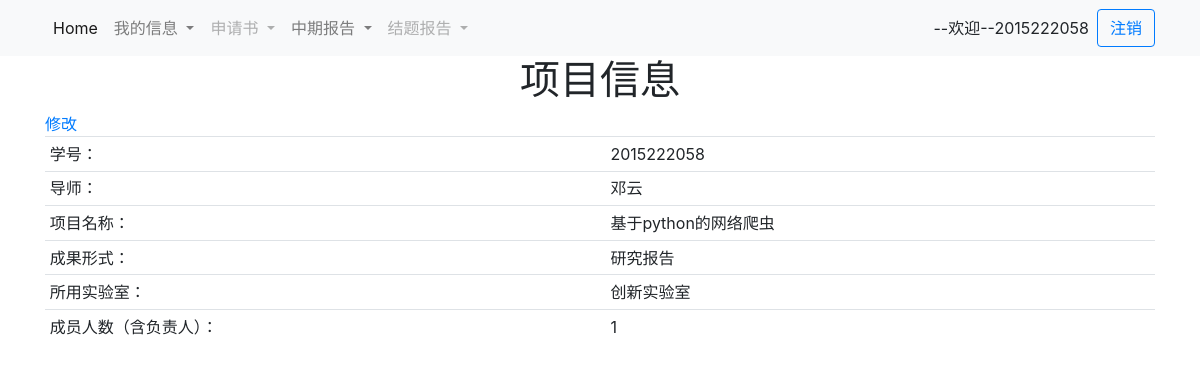
Page /account/my-pro-information/ (signed in) on the committed database.
### account/models.py (models this page shows, shortened)
class UserProInfo(models.Model):
    user = models.ForeignKey(User)
    pro_name = models.CharField(max_length=255, blank=True, null=True, default='')
    tutor = models.CharField(max_length=255, blank=True, null=True, default='')
    result_type = models.CharField(max_length=255, blank=True, null=True, default='')
    lab = models.CharField(max_length=255, blank=True, null=True, default='')
    mem_num = models.CharField(max_length=255, blank=True, null=True, default='')
    apply_year = models.CharField(max_length=255, blank=True, null=True, default='') #该项目申请年份
    apply_status = models.CharField(max_length=255, blank=True, null=True, default='') #申请报告提交情况
    middle_status = models.CharField(max_length=255, blank=True, null=True, default='') #中期报告提交情况
    conclude_status = models.CharField(max_length=255, blank=True, null=True, default='') #结题报告提交情况
    file_status = models.CharField(max_length=255, blank=True, null=True, default='') #其他文件提交情况
    comment = models.CharField(max_length=255, blank=True, null=True, default='')  # 项目评价

### account/decorators.py (the view)
    def wrapper(*args,**kwargs):
        for a in args:
            if isinstance(a,WSGIRequest):
                user = a.user
                user_obj = User.objects.get(username=user.username)
                status_obj = Status.objects.all()[0]
                apply_year = (status_obj.apply_year).split("-")[0]
                if not UserProInfo.objects.filter(user=user_obj,apply_year=apply_year):
                    return HttpResponseRedirect(reverse('account:account_index'))
        return func(*args,**kwargs)

### account/views.py (called while the page is built)
def get_apply_year():
    status_obj = Status.objects.all()[0]
    apply_year = (status_obj.apply_year).split("-")[0]
    return apply_year

@login_required(login_url='/account/login/')
@home_required
def user_pro_info(request):
    user = User.objects.get(username=request.user.username)
    userproinfo = UserProInfo.objects.get(user=user, apply_year=get_apply_year())
    return render(request, "account/proinfo.html", {"user": user, "userproinfo": userproinfo})

### templates/account/proinfo.html (shortened to what this page needs)
{% extends 'base.html' %}
{% block content %}
    <h1 class="text-center">项目信息</h1>
    <a id="modify" class="text-center" href="{% url 'account:edit_my_pro_information' %}">修改</a>
    <table class="table table-sm">
        <tr>
            <td>学号：</td>
            <td>{{ user.username }}</td>
        </tr>
        <tr>
            <td>导师：</td>
            <td>{{ userproinfo.tutor }}</td>
        </tr>
        <tr>
            <td>项目名称：</td>
            <td>{{ userproinfo.pro_name }}</td>
        </tr>
        <tr>
            <td>成果形式：</td>
            <td>{{ userproinfo.result_type }}</td>
        </tr>
        <tr>
            <td>所用实验室：</td>
            <td>{{ userproinfo.lab }}</td>
        </tr>
        <tr>
            <td>成员人数（含负责人）：</td>
            <td>{{ userproinfo.mem_num }}</td>
        </tr>
    </table>
{% endblock %}

### templates/base.html (shortened to what this page needs)
<!DOCTYPE html>
<html lang="en">
<head>
    <link rel="stylesheet" href="/static/Bootstrap/css/bootstrap.css">
</head>
<body>
{% block nav %}
    <nav class="navbar navbar-expand-lg navbar-light bg-light navbar-fixed-top">
        <div class="container">
            <div class="collapse navbar-collapse" id="navbarSupportedContent">
                <ul class="navbar-nav mr-auto">
                    <li class="nav-item active">
                        <a class="nav-link" href="{% url 'account:account_home' %}">Home </a>
                    </li>
                    <li class="nav-item dropdown">
                        <a class="nav-link dropdown-toggle" href="#" id="navbarDropdownMenuLink1" data-toggle="dropdown"
                           aria-haspopup="true" aria-expanded="false">
                            我的信息
                        </a>
                    </li>
                    <li class="nav-item dropdown">
                        <a class="nav-link dropdown-toggle disabled" id="navbarDropdownMenuLink2" data-toggle="dropdown"
                           aria-haspopup="true" aria-expanded="false">
                            申请书
                        </a>
                    </li>
                    <li class="nav-item dropdown">
                        <a class="nav-link dropdown-toggle disabled" id="navbarDropdownMenuLink3" data-toggle="dropdown"
                           aria-haspopup="true" aria-expanded="false">
                            中期报告
                        </a>
                    </li>
                    <li class="nav-item dropdown">
                        <a class="nav-link dropdown-toggle disabled" id="navbarDropdownMenuLink4" data-toggle="dropdown"
                           aria-haspopup="true" aria-expanded="false">
                            结题报告
                        </a>
                    </li>
                </ul>
                {% if user.is_authenticated %}
                 <a class="mr-sm-2">--欢迎--{{ user.username }}</a>
                <button class="btn btn-outline-primary my-2 my-sm-0" onclick="javascript:logout()">注销</button>
                {% endif %}
            </div>
        </div>
    </nav>
{% endblock %}
<div class="container">{% block content %}{% endblock %}</div>
</body>
</html>

### rows in the picture
UserProInfo: tutor "邓云", pro_name "基于python的网络爬虫", result_type "研究报告", lab "创新实验室", mem_num "1"

### other values in the picture
{{ user.username }} "2015222058"
